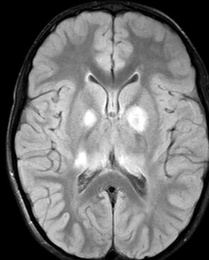
%> input picture brain.jpg, 209 x 260 px, shrunk from 504 x 628 before the run
$ octave ex_4.m   (GNU Octave 9; MATLAB toolbox functions it lacks are replaced by stand-ins)
%> lines starting %> are read from the running program, lines starting %| are printed output that depends on the picture
clear
clf
f=imread('brain.jpg');
%> f is the input picture: size 260x209x3 uint8; min 0, max 255, mean 115.3
f=im2double(f(:,:,1));
%> f: size 260x209 double
figure(1),imshow(f),title('Original')
impixelinfo

nf=imnoise(f,'salt & pepper');
figure(2),imshow(nf),title('Salt & Pepper')
nnf=imnoise(f,'gaussian');
figure(3),imshow(nnf),title('Gaussian')

%Averaging filter
h=(1/9)*ones(3,3)
for i=1:size(f,1)-2
    for j=1:size(f,2)-2
        w=nnf(i:i+2,j:j+2); % i,j=1  f(1:3,1:3)
        g(i,j)=sum(sum(w.*h)); % average filter
    end
end
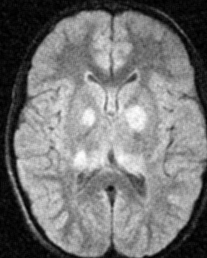
%> g: size 258x207 double; min 0, max 0.998, mean 0.466
g=mat2gray(g); % make sure that pixel value is not more than 1
figure(4),imshow(g),title('Averaging')

% Median filter
for i=1:size(f,1)-2
    for j=1:size(f,2)-2
        w=nf(i:i+2,j:j+2); % i,j=1  f(1:3,1:3)
        g2(i,j)=median(median(w)); % median filter
    end
end
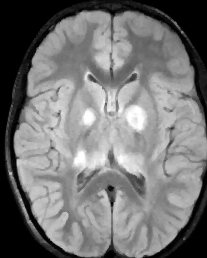
%> g2: size 258x207 double; min 0, max 1, mean 0.46
g2=mat2gray(g2); % make sure that pixel value is not more than 1
figure(5),imshow(g2),title('Median');

% Edge filter
hx=ones(3,3); hx(2,:)=0; hx(3,:)=-1
hy=hx';
for i=1:size(f,1)-2
    for j=1:size(f,2)-2
        w=f(i:i+2,j:j+2); % i,j=1  f(1:3,1:3)
        gx(i,j)=abs(sum(sum(w.*hx))); % horizontal filter
    end
end
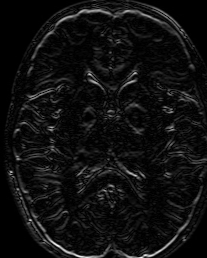
%> gx: size 258x207 double; min 0, max 1.9, mean 0.121; drawn with min black and max white
gx=mat2gray(gx); % make sure that pixel value is not more than 1
figure(5),imshow(gx),title('Horizontal Edge')

for i=1:size(f,1)-2
    for j=1:size(f,2)-2
        w=f(i:i+2,j:j+2); % i,j=1  f(1:3,1:3)
        gy(i,j)=abs(sum(sum(w.*hy))); % vertical filter
    end
end
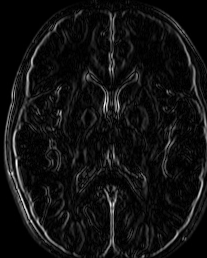
%> gy: size 258x207 double; min 0, max 2.29, mean 0.158; drawn with min black and max white
gy=mat2gray(gy); % make sure that pixel value is not more than 1
figure(6),imshow(gy),title('Vertical Edge')

gxy=gx+gy;
gxy=mat2gray(gxy); % make sure that pixel value is not more than 1
figure(7),imshow(gxy),title('Edge')

gx=conv2(f,hx);
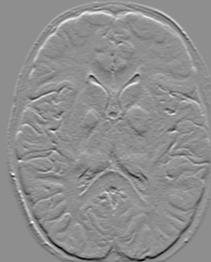
%> gx: size 262x211 double; min -1.92, max 1.51, mean -2.06e-18; drawn with min black and max white
gy=conv2(f,hy);
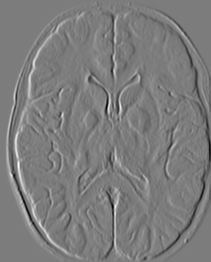
%> gy: size 262x211 double; min -2.2, max 2.29, mean 5.41e-18; drawn with min black and max white
gxy=abs(gx)+abs(gy);
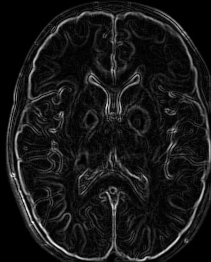
%> gxy: size 262x211 double; min 0, max 2.96, mean 0.273; drawn with min black and max white
gxy=mat2gray(gxy); % make sure that pixel value is not more than 1
figure(7),imshow(gxy),title('Edge')
